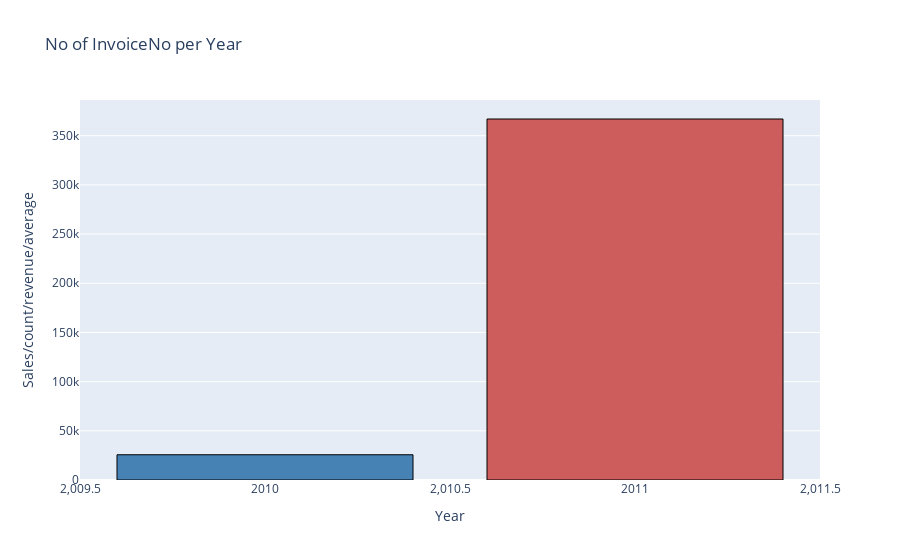

The code cell stored with this chart in its notebook:
### Markdown cell above
By passing moths trend says that orders are placing more.

### Code cell
#poting plaicng orders according to years
plot_Bar_graphs(count_per_year,'Year','InvoiceNo')

### Figure 1 — Plotly figure (JSON) as saved in the notebook; plotly's stock layout.template omitted (floating-point values rounded to 4 significant figures)
{"data": [{"marker": {"color": ["steelblue", "indianred", "forestgreen", "coral", "blueviolet", "lightslategray", "burlywood", "tan", "sienna", "gainsboro", "dimgray", "orangered", "seagreen", "salmon", "royalblue"], "line": {"color": "black", "width": 1}}, "type": "bar", "x": [2010, 2011], "y": [25663, 366995]}], "layout": {"title": {"text": "No of InvoiceNo per Year"}, "xaxis": {"title": {"text": "Year"}}, "yaxis": {"title": {"text": "Sales/count/revenue/average"}}}}
